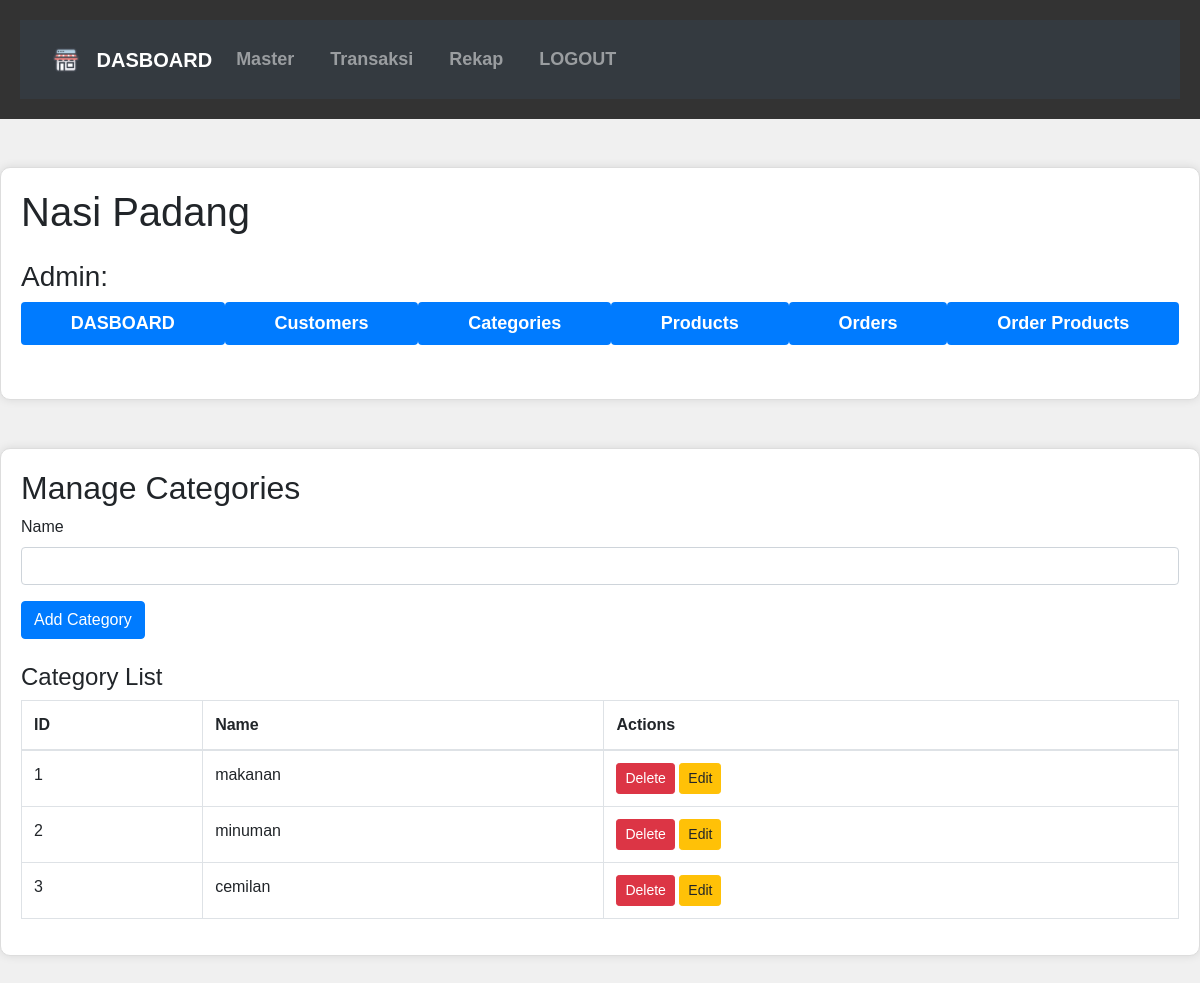
/categories.php, run on the app's committed database.
### tables this page shows
CREATE TABLE categories (
  id int(11) NOT NULL,
  name varchar(100) NOT NULL
);

### categories.php (the view, shortened to what this page needs)
<?php
include 'config.php';
$categories = mysqli_query($conn, "SELECT * FROM categories");
?>
<!DOCTYPE html>
<html lang="en">
<head>
    <link rel="stylesheet" href="https://stackpath.bootstrapcdn.com/bootstrap/4.5.2/css/bootstrap.min.css">
</head>
<body>
    <?php include"header.php"; ?>
    <?php include"headmaster.php"; ?>
<div class="container mt-5">
    <h2>Manage Categories</h2>
    <form method="POST" class="mb-4">
        <div class="form-group">
            <label>Name</label>
            <input type="text" name="name" class="form-control" required>
        </div>
        <button type="submit" name="add_category" class="btn btn-primary">Add Category</button>
    </form>
    <h4>Category List</h4>
    <table class="table table-bordered">
        <thead>
            <tr>
                <th>ID</th>
                <th>Name</th>
                <th>Actions</th>
            </tr>
        </thead>
        <tbody>
            <?php while ($category = mysqli_fetch_assoc($categories)) { ?>
                <tr>
                    <td><?= $category['id']; ?></td>
                    <td><?= $category['name']; ?></td>
                    <td>
                        <a href="categories.php?delete=<?= $category['id']; ?>" class="btn btn-danger btn-sm">Delete</a>
                        <button class="btn btn-warning btn-sm" data-toggle="modal" data-target="#updateModal<?= $category['id']; ?>">Edit</button>
                    </td>
                </tr>
            <?php } ?>
        </tbody>
    </table>
</div>
</body>
</html>

### headmaster.php (style rules this page uses)
body { font-family: Arial, sans-serif; background-color: #f0f0f0; }
.container { max-width: 1200px; margin: 40px auto; padding: 20px; background-color: #fff; border: 1px solid #ddd; border-radius: 10px; box-shadow: 0 0 10px rgba(0, 0, 0, 0.1); }

### data on the page
categories: id "1", name "makanan"
categories: id "2", name "minuman"
categories: id "3", name "cemilan"
